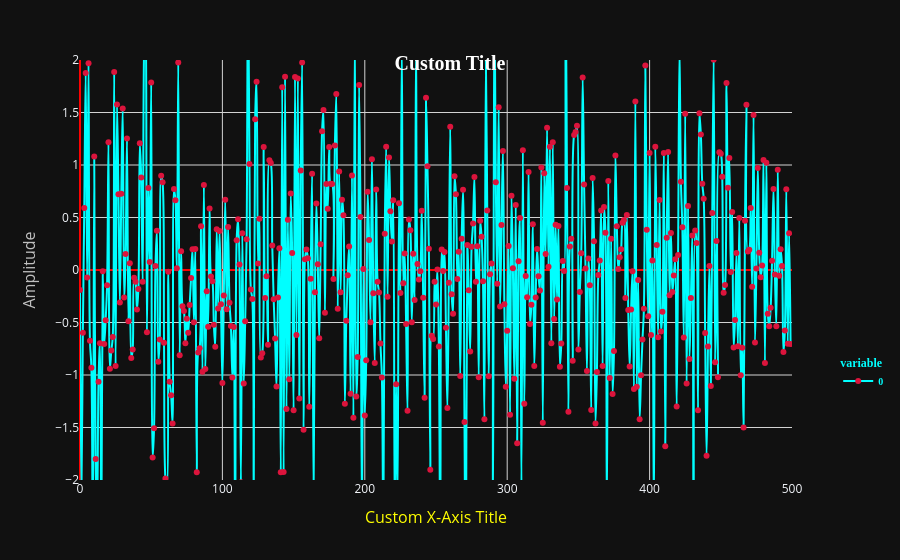

The code cell stored with this chart in its notebook:
### Markdown cell above
###### plot

### Code cell
fig=px.line(np.random.normal(loc=0,scale=1,size=500),line_shape='spline',template='plotly_dark',markers=".")
fig.update_traces( line=dict(color='cyan'), marker=dict(color='crimson'))
fig.update_layout( title=dict(text="Custom Title",  x=0.5,  y=0.9,font_size=20,font_weight='bold',
                              font_family='TimesNewRoman',font_color='white'),
                   legend=dict(  orientation="v",   yanchor="bottom",  y=0.2,xanchor="center",  x=1.1 ,
                                 font_size=10, font_weight='bold',font_family='TimesNewRoman',font_color='cyan'))
fig.update_xaxes( title_text="Custom X-Axis Title",range=[0, 500], title_font=dict(size=16, color='yellow'),
                  tickangle=0, showgrid=True,gridcolor='lightgray',   zeroline=True,  zerolinecolor='red' )
fig.update_yaxes( title_text="Amplitude",range=[-2, 2],title_font=dict(size=16, color='silver'),tickangle=0,
                  showgrid=True,gridcolor='lightgray',   zeroline=True,  zerolinecolor='red' )

### Figure 1 — Plotly figure (JSON) as saved in the notebook; plotly's stock layout.template omitted (floating-point values rounded to 4 significant figures; data arrays with more than 128 entries replaced by an {"elided": "..."} marker saying what was removed)
{"data": [{"hovertemplate": "variable=0<br>index=%{x}<br>value=%{y}<extra></extra>", "legendgroup": "0", "line": {"color": "cyan", "dash": "solid", "shape": "spline"}, "marker": {"color": "crimson", "symbol": "circle"}, "mode": "lines+markers", "name": "0", "orientation": "v", "showlegend": true, "type": "scatter", "x": {"elided": "500 int values"}, "xaxis": "x", "y": {"elided": "500 float values"}, "yaxis": "y"}], "layout": {"legend": {"font": {"color": "cyan", "family": "TimesNewRoman", "size": 10, "weight": "bold"}, "orientation": "v", "title": {"text": "variable"}, "tracegroupgap": 0, "x": 1.1, "xanchor": "center", "y": 0.2, "yanchor": "bottom"}, "margin": {"t": 60}, "title": {"font": {"color": "white", "family": "TimesNewRoman", "size": 20, "weight": "bold"}, "text": "Custom Title", "x": 0.5, "y": 0.9}, "xaxis": {"anchor": "y", "domain": [0, 1], "gridcolor": "lightgray", "range": [0, 500], "showgrid": true, "tickangle": 0, "title": {"font": {"color": "yellow", "size": 16}, "text": "Custom X-Axis Title"}, "zeroline": true, "zerolinecolor": "red"}, "yaxis": {"anchor": "x", "domain": [0, 1], "gridcolor": "lightgray", "range": [-2, 2], "showgrid": true, "tickangle": 0, "title": {"font": {"color": "silver", "size": 16}, "text": "Amplitude"}, "zeroline": true, "zerolinecolor": "red"}}}
